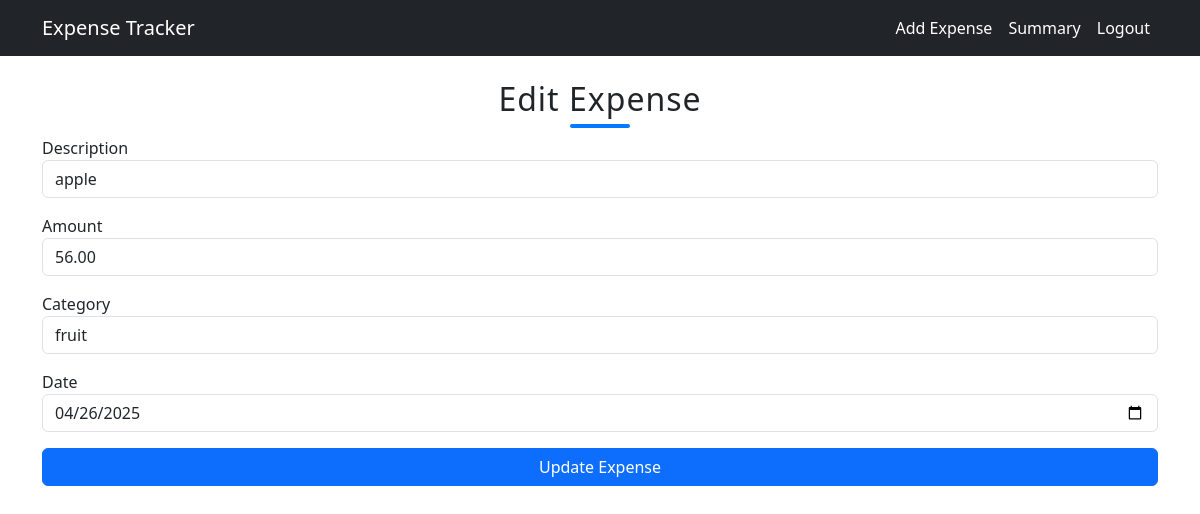
Page /edit_expense.php?id=4 (signed in) on the committed database.
### tables this page shows
CREATE TABLE `expenses` (
  `id` int(11) NOT NULL,
  `user_id` int(11) NOT NULL,
  `description` varchar(255) NOT NULL,
  `amount` decimal(10,2) NOT NULL,
  `category` varchar(100) NOT NULL,
  `date` date NOT NULL,
  `created_at` timestamp NOT NULL DEFAULT current_timestamp()
);

### edit_expense.php (the view, shortened to what this page needs)
<?php
require 'includes/db_connect.php';
include 'includes/header.php';
$id = $_GET['id'];
$user_id = $_SESSION['user_id'];
$result = $conn->query("SELECT * FROM expenses WHERE id=$id AND user_id=$user_id");
$expense = $result->fetch_assoc();
?>
<h2>Edit Expense</h2>
<form method="POST">
  <div class="mb-3">
    <label>Description</label>
    <input type="text" name="description" class="form-control" value="<?= $expense['description'] ?>" required>
  </div>
  <div class="mb-3">
    <label>Amount</label>
    <input type="number" name="amount" class="form-control" value="<?= $expense['amount'] ?>" required>
  </div>
  <div class="mb-3">
    <label>Category</label>
    <input type="text" name="category" class="form-control" value="<?= $expense['category'] ?>" required>
  </div>
  <div class="mb-3">
    <label>Date</label>
    <input type="date" name="date" class="form-control" value="<?= $expense['date'] ?>" required>
  </div>
  <button type="submit" class="btn btn-primary">Update Expense</button>
</form>
<?php include 'includes/footer.php'; ?>

### style.css (style rules this page uses)
.form-control { border-radius: 10px; }
h2 { font-family: 'Poppins', 'Segoe UI', Tahoma, Geneva, Verdana, sans-serif; text-align: center; margin-bottom: 30px; color: #007bff; font-size: 36px; font-weight: 600; letter-spacing: 1px; position: relative; padding-bottom: 10px; }
h2::after { content: ''; position: absolute; bottom: 0; left: 50%; width: 60px; height: 4px; background-color: #007bff; transform: translateX(-50%); border-radius: 2px; }
.btn-primary { width: 100%; padding: 10px; border-radius: 20px; background-color: #007bff; border-color: #007bff; }

### rows in the picture
expenses: description "apple", amount "56.00", category "fruit", date "04/26/2025"
